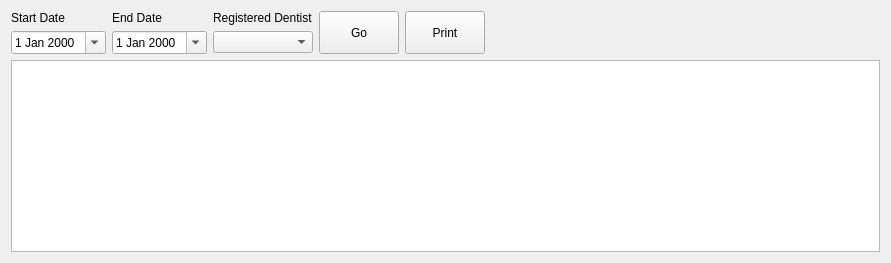
          <widget class="QWidget" name="tab_12">
           <attribute name="icon">
            <iconset resource="../resources/resources.qrc">
             <normaloff>:/vcard.png</normaloff>:/vcard.png</iconset>
           </attribute>
           <attribute name="title">
            <string>Cashbook</string>
           </attribute>
           <layout class="QGridLayout">
            <item row="0" column="0">
             <widget class="QLabel" name="label_34">
              <property name="text">
               <string>Start Date</string>
              </property>
             </widget>
            </item>
            <item row="0" column="1">
             <widget class="QLabel" name="label_33">
              <property name="text">
               <string>End Date</string>
              </property>
             </widget>
            </item>
            <item row="0" column="2">
             <widget class="QLabel" name="label_32">
              <property name="text">
               <string>Registered Dentist</string>
              </property>
             </widget>
            </item>
            <item row="0" column="3" rowspan="2">
             <widget class="QPushButton" name="cashbookGoPushButton">
              <property name="sizePolicy">
               <sizepolicy hsizetype="Preferred" vsizetype="Preferred">
                <horstretch>0</horstretch>
                <verstretch>0</verstretch>
               </sizepolicy>
              </property>
              <property name="text">
               <string>Go</string>
              </property>
              <property name="icon">
               <iconset resource="../resources/resources.qrc">
                <normaloff>:/button_ok.png</normaloff>:/button_ok.png</iconset>
              </property>
              <property name="iconSize">
               <size>
                <width>24</width>
                <height>24</height>
               </size>
              </property>
             </widget>
            </item>
            <item row="0" column="4" rowspan="2">
             <widget class="QPushButton" name="cashbookPrintButton">
              <property name="sizePolicy">
               <sizepolicy hsizetype="Preferred" vsizetype="Preferred">
                <horstretch>0</horstretch>
                <verstretch>0</verstretch>
               </sizepolicy>
              </property>
              <property name="maximumSize">
               <size>
                <width>16777215</width>
                <height>16777215</height>
               </size>
              </property>
              <property name="toolTip">
               <string>Print the Data</string>
              </property>
              <property name="text">
               <string>Print</string>
              </property>
              <property name="icon">
               <iconset resource="../resources/resources.qrc">
                <normaloff>:/ps.png</normaloff>:/ps.png</iconset>
              </property>
              <property name="iconSize">
               <size>
                <width>32</width>
                <height>24</height>
               </size>
              </property>
             </widget>
            </item>
            <item row="0" column="5" rowspan="2">
             <spacer>
              <property name="orientation">
               <enum>Qt::Horizontal</enum>
              </property>
              <property name="sizeHint" stdset="0">
               <size>
                <width>389</width>
                <height>20</height>
               </size>
              </property>
             </spacer>
            </item>
            <item row="1" column="0">
             <widget class="QDateEdit" name="cashbookStartDateEdit">
              <property name="sizePolicy">
               <sizepolicy hsizetype="Preferred" vsizetype="Fixed">
                <horstretch>0</horstretch>
                <verstretch>0</verstretch>
               </sizepolicy>
              </property>
              <property name="calendarPopup">
               <bool>true</bool>
              </property>
             </widget>
            </item>
            <item row="1" column="1">
             <widget class="QDateEdit" name="cashbookEndDateEdit">
              <property name="sizePolicy">
               <sizepolicy hsizetype="Preferred" vsizetype="Fixed">
                <horstretch>0</horstretch>
                <verstretch>0</verstretch>
               </sizepolicy>
              </property>
              <property name="calendarPopup">
               <bool>true</bool>
              </property>
             </widget>
            </item>
            <item row="1" column="2">
             <widget class="QComboBox" name="cashbookDentComboBox"/>
            </item>
            <item row="2" column="0" colspan="6">
             <widget class="QTextBrowser" name="cashbookTextBrowser"/>
            </item>
           </layout>
          </widget>
